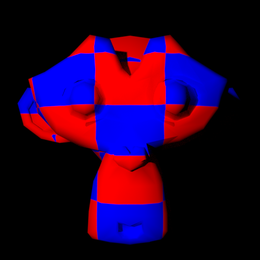
%> input picture photometric/photometrics_images/MonkeyColor/Monkey_-0.4_0.2.png, 260 x 260 px, shrunk from 512 x 512 before the run; its folder holds only this picture in this run
$ octave photometric_stereo.m   (GNU Octave 9; MATLAB toolbox functions it lacks are replaced by stand-ins)
%> lines starting %> are read from the running program, lines starting %| are printed output that depends on the picture
### photometric/load_syn_images.m
function [ image_stack, scriptV ] = load_syn_images( image_dir, channel )
%> called with image_dir = './photometrics_images/MonkeyColor/', channel = 1
%LOAD_SYN_IMAGES read from directory image_dir all files with extension png
%   image_dir: path to the image directory
%   nchannel: the image channel to be loaded, default = 1
%
%   image_stack: all images stacked along the 3rd channel
%   scriptV: light directions

files = dir(fullfile(image_dir, '*.png'));
nfiles = length(files);

if nargin == 1
    channel = 1;
end

image_stack = 0;
V = 0;
Z = 0.5;

for i = 1:nfiles

    % read input image
    im = imread(fullfile(image_dir, files(i).name));
%> im is the input picture: size 260x260x3 uint8; mean R, G, B 38.3, 0, 41.2
    im = im(:, :, channel);
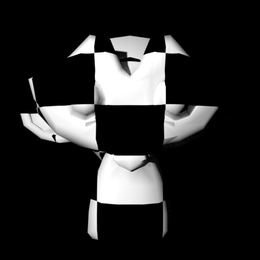
%> im: size 260x260 uint8; min 0, max 255, mean 38.3

    % stack at third dimension
    if image_stack == 0
        [h, w] = size(im);
%> h = 260; w = 260
        % fprintf('Image size (HxW): %dx%d\n', h, w);
        image_stack = zeros(h, w, nfiles, 'uint8');
        V = zeros(nfiles, 3, 'double');
    end

    image_stack(:, :, i) = im;

    % read light direction from image name
    name = files(i).name(8:end);
    m = strfind(name,'_')-1;
    X = str2double(name(1:m));
    n = strfind(name,'.png')-1;
    Y = str2double(name(m+2:n));
    V(i, :) = [-X, Y, Z];
end

% normalization
min_val = double(min(image_stack(:)));
%> min_val = 0
max_val = double(max(image_stack(:)));
%> max_val = 255
image_stack = (double(image_stack) - min_val) / (max_val - min_val);

normV = sqrt(sum(V.^2, 2));
scriptV = bsxfun(@rdivide, V, normV);


end

### photometric/estimate_alb_nrm.m
function [ albedo, normal ] = estimate_alb_nrm( image_stack, scriptV, shadow_trick)
%COMPUTE_SURFACE_GRADIENT compute the gradient of the surface
%   image_stack : the images of the desired surface stacked up on the 3rd
%   dimension
%   scriptV : matrix V (in the algorithm) of source and camera information
%   shadow_trick: (true/false) whether or not to use shadow trick in solving
%   	linear equations
%   albedo : the surface albedo
%   normal : the surface normal


[h, w, ~] = size(image_stack);
if nargin == 2
    shadow_trick = true;
end

% create arrays for
%   albedo (1 channel)
%   normal (3 channels)
albedo = zeros(h, w, 1);
normal = zeros(h, w, 3);

% =========================================================================
% YOUR CODE GOES HERE
% for each point in the image array
%   stack image values into a vector i
%   construct the diagonal matrix scriptI
%   solve scriptI * scriptV * g = scriptI * i to obtain g for this point
%   albedo at this point is |g|
%   normal at this point is g / |g|

for x = 1:h
    for y = 1:w
        ii = squeeze(image_stack(x,y,:));
        if norm(ii)==0
            g(x,y,:)=[0 0 0];
        else
            if shadow_trick == false
                i_shadow = diag(ii);
                scriptV = i_shadow*scriptV;
                ii = i_shadow*ii;
            end

            g(x,y,:) = linsolve((scriptV), (ii));
        end
        albedo(x,y) = norm(squeeze(g(x,y,:)));
        normal(x,y,:) = g(x,y,:)/albedo(x,y);
    end
end


% =========================================================================

end

### photometric/check_integrability.m
function [ p, q, SE ] = check_integrability( normals )
%CHECK_INTEGRABILITY check the surface gradient is acceptable
%   normals: normal image
%   p : df / dx
%   q : df / dy
%   SE : Squared Errors of the 2 second derivatives

% initalization
p = zeros(size(normals));
q = zeros(size(normals));
SE = zeros(size(normals));

% ========================================================================
% YOUR CODE GOES HERE
% Compute p and q, where
% p measures value of df / dx
% q measures value of df / dy

a = normals(:,:,1);
b = normals(:,:,2);
c = normals(:,:,3);

p = a/c;
q = b/c;
% ========================================================================


p(isnan(p)) = 0;
q(isnan(q)) = 0;


% ========================================================================
% YOUR CODE GOES HERE
% approximate second derivate by neighbor difference
% and compute the Squared Errors SE of the 2 second derivatives SE

gp = gradient(p);
gq = gradient(q);
SE = (gp-gq).^2;

% ========================================================================


end

### photometric/construct_surface.m
function [ height_map ] = construct_surface( p, q, path_type )
%CONSTRUCT_SURFACE construct the surface function represented as height_map
%   p : measures value of df / dx
%   q : measures value of df / dy
%   path_type: type of path to construct height_map, either 'column',
%   'row', or 'average'
%   height_map: the reconstructed surface


if nargin == 2
    path_type = 'average';
end

[h, w] = size(p);
height_map = zeros(h, w);

switch path_type
    case 'row'
        % =================================================================
        % YOUR CODE GOES HERE
        % top left corner of height_map is zero
        % for each pixel in the left column of height_map
        %   height_value = previous_height_value + corresponding_q_value

        % for each row
        %   for each element of the row except for leftmost
        %       height_value = previous_height_value + corresponding_p_value

        for x = 1:h-1
            height_map(x+1,1) = height_map(x,1) + q(x+1,1);
        end
        for x = 1:h
            for y = 1:w-1
                height_map(x,y+1) = height_map(x,y) + p(x,y+1);
            end
        end

        % =================================================================

    case 'row'
        for y = 1:w-1
            height_map(1,y+1) = height_map(1,y) + p(1,y+1);
        end

        for y = 1:w
            for x = 1:h-1
                height_map(x+1,y) = height_map(x,y) + q(x+1,y);
            end
        end

        % =================================================================
        % YOUR CODE GOES HERE


        % =================================================================

    case 'average'

        % =================================================================
        % YOUR CODE GOES HERE

        clm = zeros(h, w);
        rws = zeros(h, w);

        for x = 1:h-1
            clm(x+1,1) = clm(x,1) + q(x+1,1);
        end
        for x = 1:h
            for y = 1:w-1
                clm(x,y+1) = clm(x,y) + p(x,y+1);
            end
        end
                for y = 1:w-1
            rws(1,y+1) = rws(1,y) + p(1,y+1);
        end

        for y = 1:w
            for x = 1:h-1
                rws(x+1,y) = rws(x,y) + q(x+1,y);
            end
        end
        height_map = (clm + rws)./2;

        % =================================================================
end


end

### photometric/show_results.m
function show_results( albedo, normals, SE )
%SHOW_RESULTS display albedo, normal and computational errors

h = 512;
w = 512;

% plot the results
figure
subplot(2, 3, 1);
[X, Y] = meshgrid(1:w, 1:h);
surf(X, Y, SE, gradient(SE));
title('Integrability check: (dp / dy - dq / dx) ^2 ');

subplot(2, 3, 2);
imshow(albedo);
title('Albedo');

subplot(2, 3, 3);
minN = min(min(normals, [], 1), [], 2);
maxN = max(max(normals, [], 1), [], 2);
normal_img = (normals - minN) ./ (maxN - minN);
% NOTE: all 3 operations(-, /, -) are done in in broadcasting manner
% before MATLAB2016B, must use BSXFUN(@minus, normals, minN), ...
imshow(normal_img);
title('Normal map');

subplot(2, 3, 4);
imshow(normal_img(:, :, 1));
title('Normal X-component');

subplot(2, 3, 5);
imshow(normal_img(:, :, 2));
title('Normal Y-component');

subplot(2, 3, 6);
imshow(normal_img(:, :, 3));
title('Normal Z-component');


end

### photometric/show_model.m
function show_model(albedo, height_map)
% SHOW_MODEL: display the model with texture
%   albedo: image used as texture for the model
%   height_map: height in z direction, describing the model geometry
% Spring 2014 CS 543 Assignment 1
% Arun Mallya and Svetlana Lazebnik


% some cosmetic transformations to make 3D model look better
[hgt, wid] = size(height_map);
[X,Y] = meshgrid(1:wid, 1:hgt);
H = rot90(fliplr(height_map), 2);
A = rot90(fliplr(albedo), 2);

figure;
mesh(H, X, Y, A);
axis equal;
xlabel('Z')
ylabel('X')
zlabel('Y')
title('Height Map')
view(-60,20)
colormap(gray)
set(gca, 'XDir', 'reverse')
set(gca, 'XTick', []);
set(gca, 'YTick', []);
set(gca, 'ZTick', []);
end

### photometric/load_face_images.m
function [image_stack, scriptV] = load_face_images(image_dir)
% LOAD_FACE_IMAGES Load the set of face images.
%   image_dir: path to the image directory
%
%   image_stack: all images stacked along the 3rd channel
%   scriptV: light directions
%
% Source: Marc Pollefeys, 2006

num_images = 64;

% get ambient image
filename = [image_dir 'yaleB02_P00_Ambient.pgm'];
ambient_image = getpgmraw(filename);
[h, w] = size(ambient_image);

% get list of all other image files
d = dir([image_dir 'yaleB02_P00A*.pgm']);

% randomly select num_images number of images
filenames = {d(:).name};
total_images = numel(filenames);

if num_images <= total_images
    filenames = {d(randperm(numel(d), num_images)).name};
else
    fprintf('Total available images is less than specified.\nProceeding with %d images.\n', total_images)
end

Nimages = numel(filenames);

% arrays to store the angles of light sources
Ang = zeros(2, Nimages);

% create array of illuminated images
image_stack = zeros(h, w, Nimages);

for j = 1 : Nimages
	m = strfind(filenames{j},'A')+1;
	Ang(1,j) = str2double(filenames{j}(m:(m+3)));
	m = strfind(filenames{j},'E')+1;
	Ang(2,j) = str2double(filenames{j}(m:(m+2)));
	image_stack(:,:,j) = getpgmraw([image_dir filenames{j}]);
end

[X,Y,Z]= sph2cart(pi*Ang(1,:)/180,pi*Ang(2,:)/180,1);
scriptV = [Y;Z;X];
scriptV = scriptV';


%% preprocess the data:

% subtract ambient_image from each image in imarray
image_stack = bsxfun(@minus, image_stack, ambient_image);

% make sure no pixel is less than zero
image_stack(image_stack < 0) = 0;

% rescale values in imarray to be between 0 and 1
minVal = min(image_stack(:));
maxVal = max(image_stack(:));
image_stack = (image_stack - minVal) / (maxVal - minVal);

end

### photometric/getpgmraw.m
% getpgmraw.m
% -----------
%
% function  [pic,maxgray]=getpgmraw(filename)
%
%
%  AUTHOR: A.S. Georghiades
%    DATE: April 28, 1997
% PURPOSE:
%         Reads gray scale PGM (raw) images.
%
% ARGUMENTS:
%         filename: A string containing the name of the image file to be read.
%
% RETURNS:
%         pic: The gray scale image in an array.
%     maxgray: The maximum pixel value in pic. Usually 255.
%
% (No dependancies)
%

function [pic,maxgray]=getpgmraw(filename)


%% Open file.
%
 fid=fopen(filename);


%% If not PGM then exit with an error message
%.
 code=fscanf(fid,'%s',1);
 if (code ~= 'P5')
	error('Not a PGM (raw) image');
 end


%% Get width.
%
 width=[];
 while (isempty(width))
   [width,cnt]=fscanf(fid,'%d',1);
   if (cnt==0)
     fgetl(fid);
   end
 end

%% Get height.
%
 height=fscanf(fid,'%d',1);

%% Get max gray value.
%
 maxgray=fscanf(fid,'%d',1);


%% Read actual data.
%
 cnt=fread(fid,1);		% newline
 pic=fread(fid,[width,height])';


%% Close file.
%
 fclose(fid);


%%%%

### photometric/photometric_stereo.m

close all
clear all
clc

disp('Part 1: Photometric Stereo')

% obtain many images in a fixed view under different illumination
disp('Loading images...')
image_dir = './photometrics_images/MonkeyColor/';   % TODO: get the path of the script
%image_ext = '*.png';
color_mode = true

max_channel = 1;
if color_mode == true
    max_channel = 3;
end

for channel = 1:max_channel
    [image_stack, scriptV] = load_syn_images(image_dir,channel);
%> scriptV = [0.596 0.298 0.745]
    if channel > 1
        image_stack = cat(3,image_stack2,image_stack);
        scriptV = cat(1,scriptV2, scriptV);
    end
    image_stack2 = image_stack;
    scriptV2 = scriptV;
%> scriptV2 = [0.596 0.298 0.745]
end

[h, w, n] = size(image_stack);
%> h = 260; w = 260; n = 3
fprintf('Finish loading %d images.\n\n', n);
%| Finish loading 3 images.


% compute the surface gradient from the stack of imgs and light source mat
disp('Computing surface albedo and normal map...')
if color_mode == true
    im_count = n/max_channel;
%> im_count = 1
    for cnl = 1:max_channel
        im_range = (1+im_count*(cnl-1)):(im_count*cnl);
        [albedo(:,:,cnl), cnl_normals(:,:,:,cnl)] = estimate_alb_nrm(image_stack(:,:,im_range), scriptV(im_range,:));
    end
%> albedo: size 260x260x3 double; 33.33% of the values are NaN or infinite; the others: min 0, max 1, mean 0.156
    % [5 lines of commented-out code are left out]
    normals=mean(cnl_normals,4);
%> normals: size 260x260x3 double; every value is NaN or infinite
else
    [albedo, normals] = estimate_alb_nrm(image_stack, scriptV);
end


%% integrability check: is (dp / dy  -  dq / dx) ^ 2 small everywhere?
disp('Integrability checking')
[p, q, SE] = check_integrability(normals);
%> in check_integrability, `p = a/c;`: p: size 260x260 double; every value is NaN or infinite
%> in check_integrability, `p(isnan(p)) = 0;`: p: size 260x260 double; every value is 0

threshold = 0.005;
SE(SE <= threshold) = NaN; % for good visualization
fprintf('Number of outliers: %d\n\n', sum(sum(SE > threshold)));
%| Number of outliers: 0

%% compute the surface height
height_map = construct_surface( p, q );

%% Display
show_results(albedo, normals, SE);
%> in show_results, `minN = min(min(normals, [], 1), [], 2);`: minN = [NaN NaN NaN]
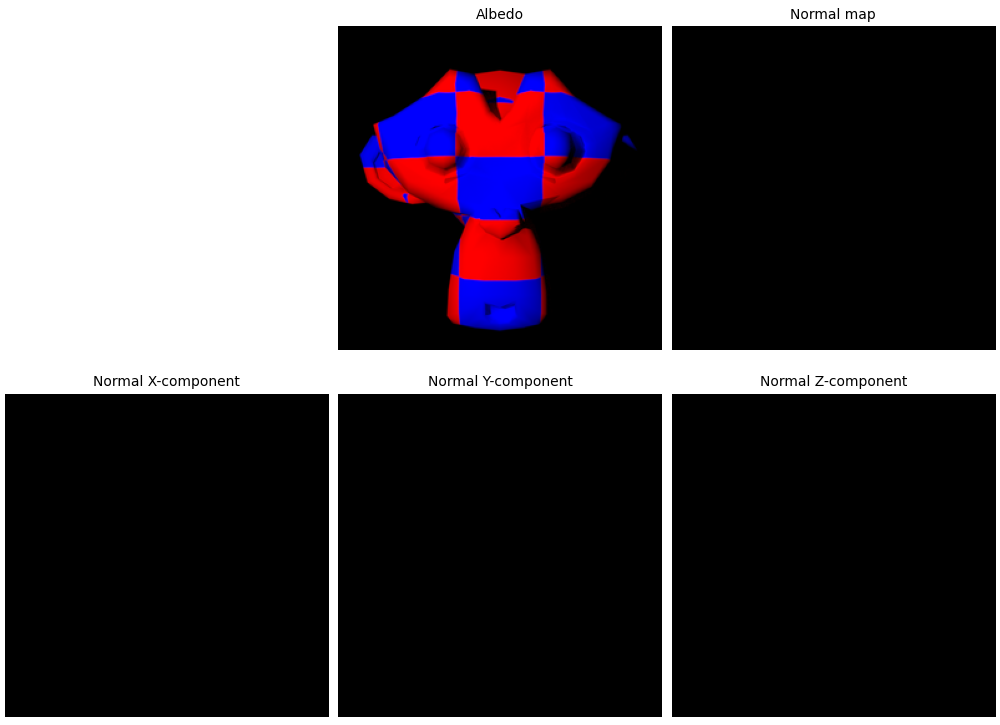
%> figure redrawn from the program's plot data, 5 panels
show_model(albedo, height_map);
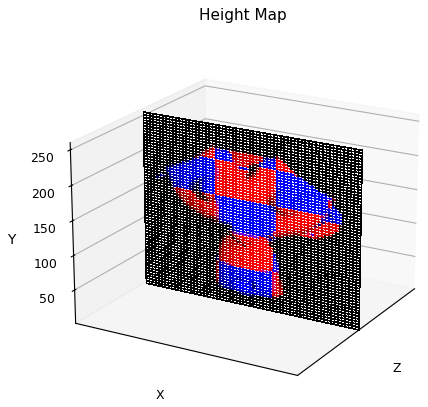
%> figure redrawn from the program's plot data


%% Face
[image_stack, scriptV] = load_face_images('./yaleB02/');
%> the run ends on the next line
